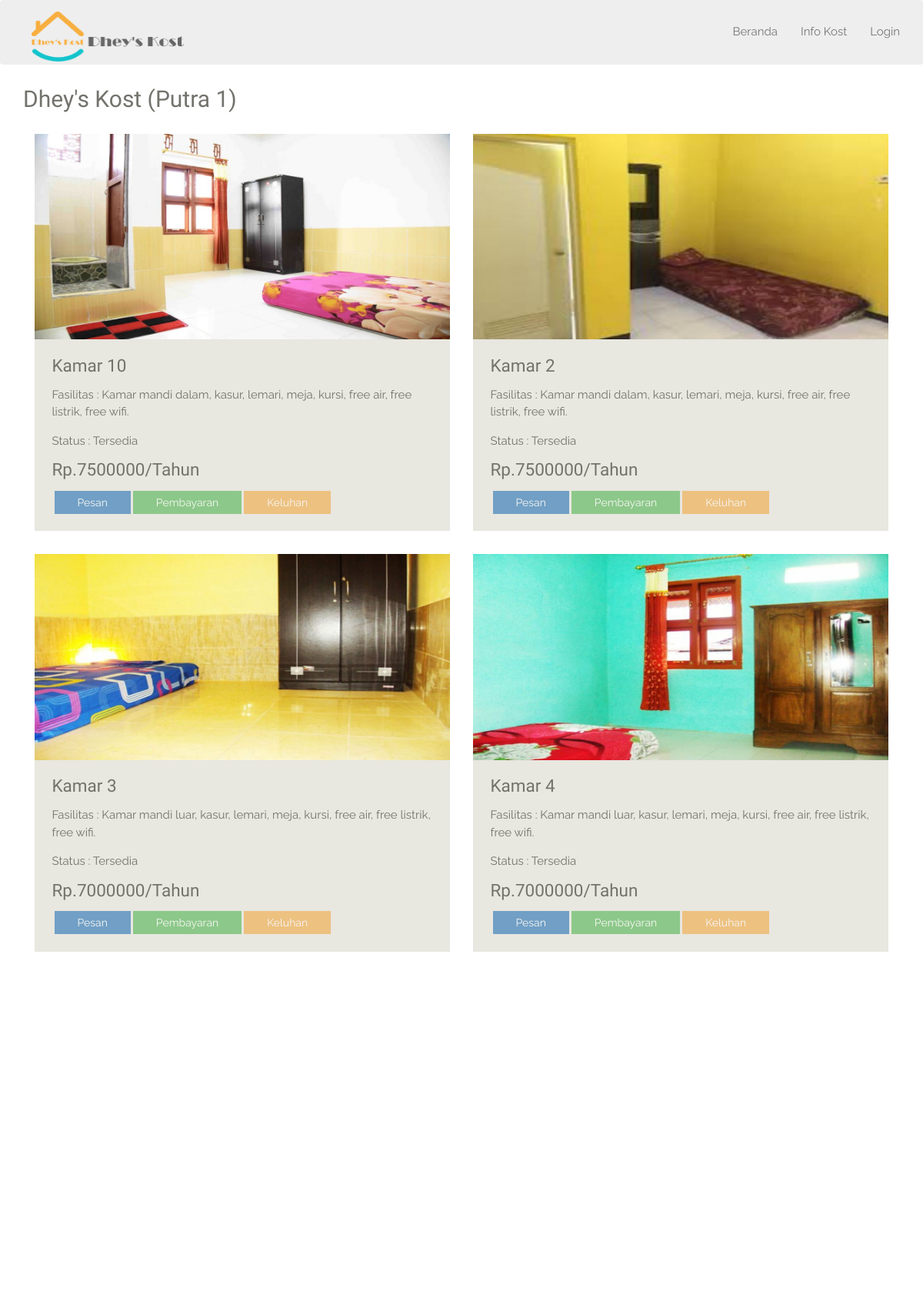
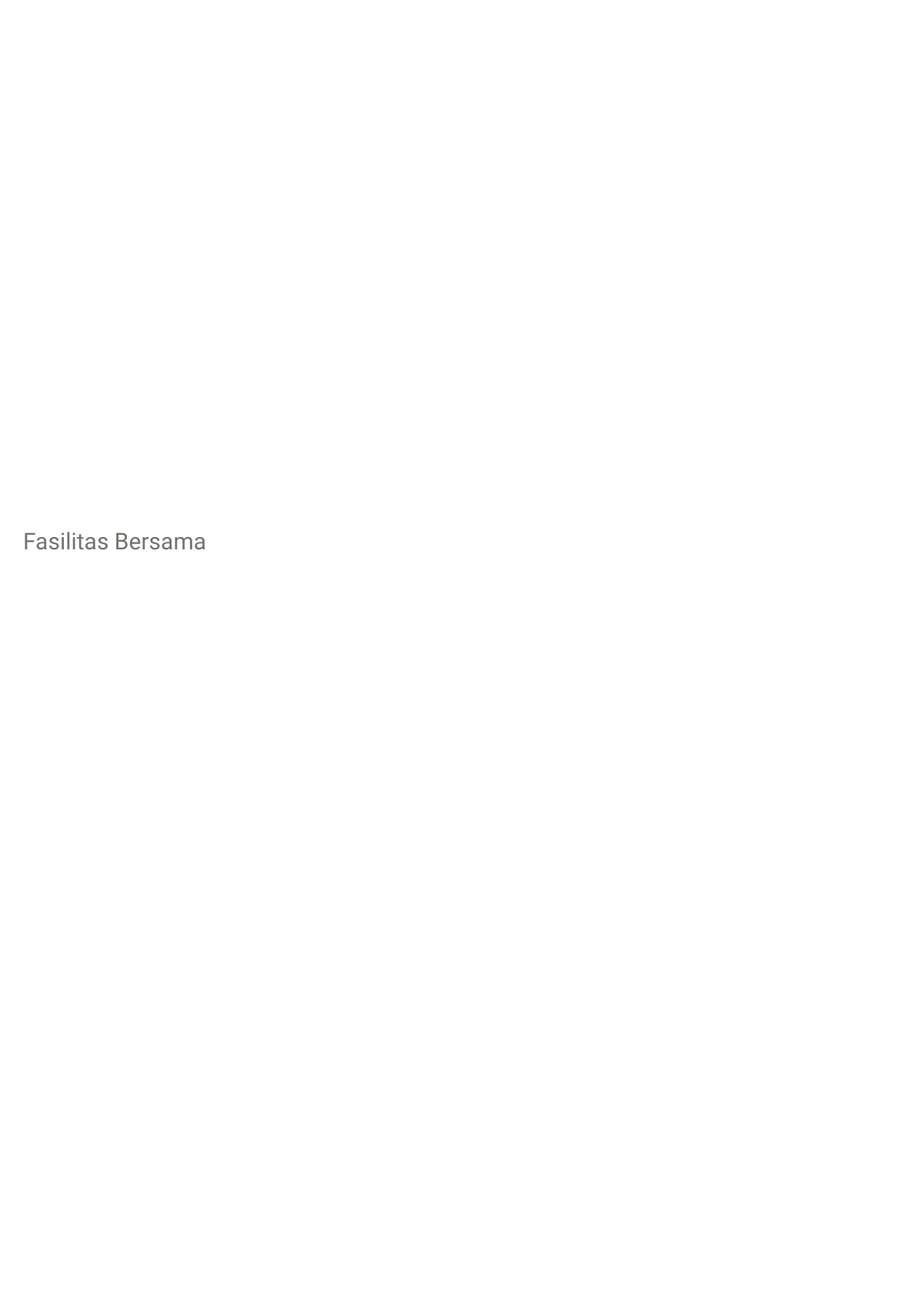
The page /kostputra1.php (upper part) on the database its author committed (2 pictures, top to bottom).
### tables this page shows
CREATE TABLE `kamarpa1` (
  `idkamar` int(11) NOT NULL,
  `iduser` int(11) DEFAULT NULL,
  `nomorkamar` varchar(10) NOT NULL,
  `fasilitas` text NOT NULL,
  `status` varchar(50) NOT NULL,
  `harga` int(11) NOT NULL,
  `foto` varchar(100) NOT NULL
);

### kostputra1.php (the view, shortened to what this page needs)
<?php
if( isset($_SESSION["login"]) ) {
  include 'headermember.php';
}
else {
  include 'header.php';
}
?>
<div class="container">
    <h2>Dhey's Kost (Putra 1) </h2>
    <div>
          <?php include "fungsi.php";
            $SQL = mysqli_query($conn, "SELECT * FROM kamarpa1");
            if(isset($_SESSION['login'])) $iduser = $_SESSION['login'];
            else $iduser='';
            while($data=mysqli_fetch_array($SQL))
            {
          ?>
            <div class="col-sm-6 wowload fadeInUp">
              <div class="rooms">
                <img src="images/upload/<?php echo $data['foto']; ?>" class="img-responsive">
                <div class="info">
                  <h3>Kamar <?php echo $data['nomorkamar']; ?> </h3>
                  <p>Fasilitas : <?php echo $data['fasilitas']; ?></p>
                  <p>Status : <?php echo $data['status']; ?> </p>
                  <h3>Rp.<?php echo $data['harga']; ?>/Tahun </h3>
                    <div style="display: flex;" >
                        <form action="booking.php" method="POST">
                          <button type="submit" name="pesan" class="btn btn-primary " style="margin-left:3px"
                          <?php if(!isset($_SESSION['login']) OR $data['status']=='Tidak Tersedia'):?> disabled
                          <?php endif; ?>>Pesan</button>
                        </form>
                        <form action="bayar.php" method="POST">
                          <button type="submit" class="btn btn-success" style="margin-left:3px"
                          <?php if(!isset($_SESSION['login']) OR $iduser!=$data['iduser']):?> disabled
                          <?php endif; ?>>Pembayaran</button>
                        </form>
                        <form action="keluhan.php" method="POST">
                          <button type="submit" name="keluhan" class="btn btn-warning" style="margin-left:3px"
                          <?php if(!isset($_SESSION['login']) OR $iduser!=$data['iduser']):?> disabled
                          <?php endif; ?>>Keluhan</button>
                        </form>
                    </div>
                </div>
              </div>
            </div>
          <?php }?>
    </div>
</div>
<div class="container">
  <h2>Fasilitas Bersama </h2>
  <div class="row">
  </div>
</div>
<?php include 'footer.php';?>

### assets/style.css (style rules this page uses)
body { background-color: #fff;font-family: 'Raleway', sans-serif;font-size: 15px;line-height: 15px; color: #73726C; }
.btn,a,a:hover { text-decoration: none;-webkit-transition: all 0.3s ease-in-out;-moz-transition: all 0.3s ease-in-out;-ms-transition: all 0.3s ease-in-out;-o-transition: all 0.3s ease-in-out;transition: all 0.3s ease-in-out;outline:0 ; }
h1,h2,h3,h4,h5,h6 { font-family:'Old Standard TT', serif;line-height: 1em;margin: 0; }
h1.title,h2 { font-size: 2em;line-height: 3em; }
h3 { font-size: 1.5em; margin-bottom: 0.70em; }
p { margin-bottom: 1em;line-height: 1.5em; }
.btn { border:none !important;border-radius: 0;padding: 5px 30px; }
.rooms { margin-bottom: 2em; }
.rooms .info { padding: 1.5em;background-color: #E8E7E0; }

### rows shown on the page
kamarpa1: foto (picture), nomorkamar "10", fasilitas "Kamar mandi dalam, kasur, lemari, meja, kursi, free air, free listrik, free wifi.", status "Tersedia", harga "7500000"
kamarpa1: foto (picture), nomorkamar "2", fasilitas "Kamar mandi dalam, kasur, lemari, meja, kursi, free air, free listrik, free wifi.", status "Tersedia", harga "7500000"
kamarpa1: foto (picture), nomorkamar "3", fasilitas "Kamar mandi luar, kasur, lemari, meja, kursi, free air, free listrik, free wifi.", status "Tersedia", harga "7000000"
kamarpa1: foto (picture), nomorkamar "4", fasilitas "Kamar mandi luar, kasur, lemari, meja, kursi, free air, free listrik, free wifi.", status "Tersedia", harga "7000000"
